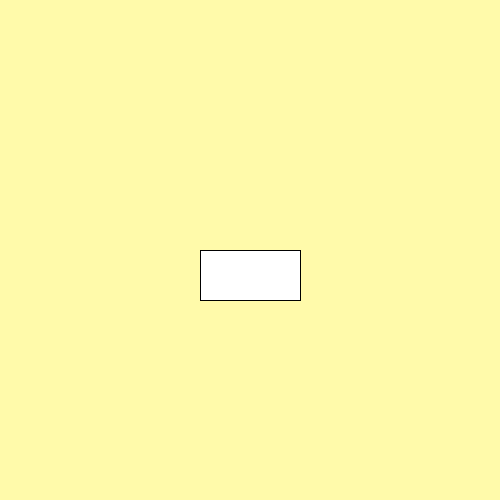
Frame 1 (no input)
Frame 60 (the mouse pressed at the canvas centre just before this capture): identical to frame 1, image omitted
Frame 120 (the mouse held since frame 60 and released just before this capture): identical to frame 1, image omitted

The Processing sketch that drew this single still picture (run headless with seeded random() and noise(); from frame 60 on, the mouse is pressed at the canvas centre):

// Processing sketch: week01_3
// ── week01_3.pde
//week01-3-keyPressedC-keyCode-left-right
void setup(){
  size(500,500);
}
int x=200,y=250;
void draw(){
  background(#FFFAAA);
  rect(x,y,100,50);
  if(keyPressed && keyCode==LEFT) x-=3;
  if(keyPressed && keyCode==RIGHT) x+=3;
}//使用方向鍵一動
